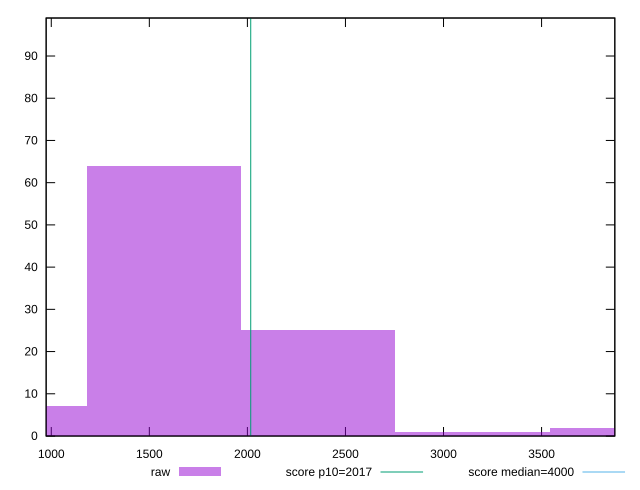

This figure's gnuplot source:
reset

$raw <<EOF
3147.5175263203937 1
3934.396907900492 2
2360.6381447402955 25
786.8793815800984 7
1573.7587631601968 64
EOF

set key outside below
set boxwidth 786.8793815800984
set xrange [973.8200000000003:3873.467999999975]
set yrange [0:99]
set trange [0:99]
set style fill transparent solid 0.5 noborder

set parametric
set terminal svg size 640, 490 enhanced background rgb 'white'
set output "report/report_00029_2021-02-24T13-36-40.390Z/mainthread-work-breakdown/samples/card/raw/histogram.svg"

plot $raw title "raw" with boxes, \
     2017,t title "score p10=2017", \
     4000,t title "score median=4000"

reset
